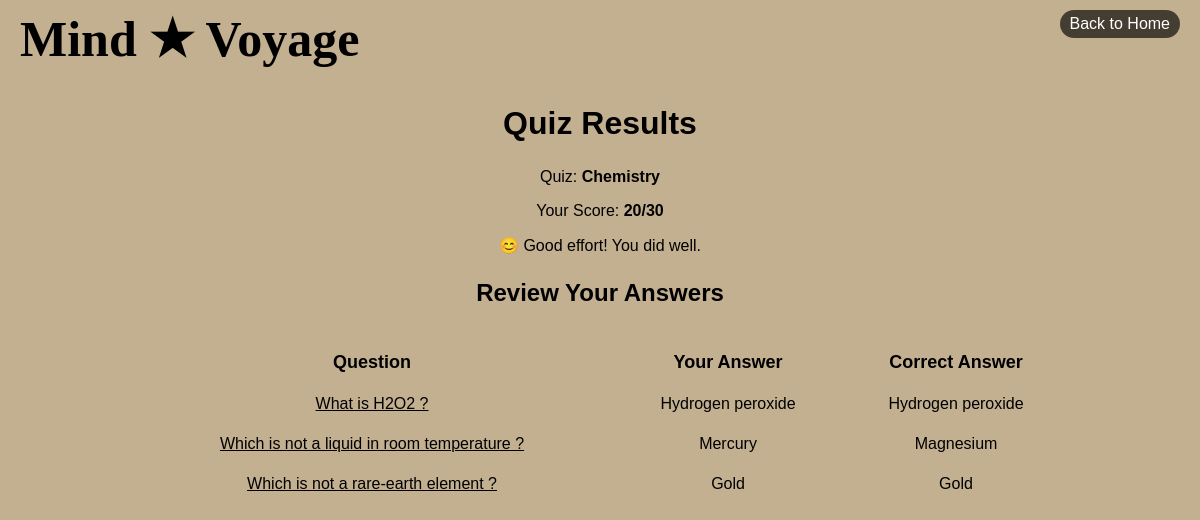
Screenshot of /quiz_app/result/13/ (signed in) with the database file from the repository.
### quiz_app/models.py (models this page shows, shortened)
class Result(models.Model):
    user = models.ForeignKey(User, on_delete=models.CASCADE, related_name="results")
    quiz = models.ForeignKey(Quiz, on_delete=models.CASCADE, related_name="results")
    score = models.IntegerField(null=True)
    attempted_at = models.DateTimeField(auto_now_add=True)

class Quiz(models.Model):
    CATEGORY_CHOICES = [
    ('Science', 'Science'),
    ('History', 'History'),
    ]
    title = models.CharField(max_length=200)
    category = models.CharField(max_length=50, choices=CATEGORY_CHOICES)  # Added category
    total_score = models.IntegerField(default=50)
    created_by = models.ForeignKey(User, on_delete=models.CASCADE)

class Question(models.Model):
    quiz = models.ForeignKey(Quiz, on_delete=models.CASCADE, related_name="questions")
    text = models.TextField()
    score = models.IntegerField(default=10)

class Answer(models.Model):
    question = models.ForeignKey(Question, on_delete=models.CASCADE, related_name="answers")
    text = models.CharField(max_length=200)
    is_correct = models.BooleanField(default=False)

### quiz_app/views.py (the view)
# urls.py: path('result/<int:result_id>/', views.result, name='result'),
def result(request, result_id):
    result = get_object_or_404(Result, id=result_id, user=request.user)
    questions = result.quiz.questions.all()
    total_score = sum(question.score for question in questions)
    question_answers = []
    for question in questions:
        correct_answer = question.answers.filter(is_correct=True).first()
        user_answer = result.user_answers.filter(question=question).first()
        question_answers.append({
            'question': question.text,
            'user_answer': user_answer.answer.text if user_answer else "No answer",
            'correct_answer': correct_answer.text if correct_answer else "No correct answer",
        })
    percentage_score = (result.score / total_score) * 100 if total_score > 0 else 0
    context = {
        'result': result,
        'question_answers': question_answers,
        'total_score': total_score,
        'percentage_score': round(percentage_score, 2)
    }
    return render(request, 'result.html', context)

### quiz_app/templates/result.html (shortened to what this page needs)
{% load static %}
<!DOCTYPE html>
<html lang="en">
<head>
    <link rel="stylesheet" href="{% static 'css/result.css' %}">
</head>
<body>
    <header>
        <div class="logo">Mind ★ Voyage</div>
        <a href="{% url 'index' %}" class="back">Back to Home</a>
    </header>
    <h2>Quiz Results</h2>
    <p>Quiz: <strong>{{ result.quiz.title }}</strong></p>
    <p>Your Score: <strong>{{ result.score }}/{{ total_score }}</strong></p>
    {% if percentage_score >= 80 %}
        <p>🎉 Excellent job! You scored very high!</p>
    {% elif percentage_score >= 50 %}
        <p>😊 Good effort! You did well.</p>
    {% else %}
        <p>😢 Keep practicing! You can do better next time.</p>
    {% endif %}
    <h3>Review Your Answers</h3>
    <table class="table">
        <tr>
            <th>Question</th>
            <th>Your Answer</th>
            <th>Correct Answer</th>
        </tr>
        {% for qa in question_answers %}
        <tr>
            <td class="question">{{ qa.question }}</td>
            <td>{{ qa.user_answer }}</td>
            <td>{{ qa.correct_answer }}</td>
        </tr>
        {% endfor %}
    </table>
</body>
</html>

### static/css/result.css (style rules this page uses)
body { font-family: Arial, sans-serif; background: #C3B091; color: black; text-align: center; margin: 0; padding: 0; }
header { display: flex; justify-content: space-between; align-items: flex-start; padding: 10px 20px; background-color: #C3B091; }
.logo { font-family: fantasy; font-size: 50px; font-weight: bold; }
.back { color: white; text-decoration: none; background: rgba(0, 0, 0, 0.65); padding: 5px 10px; border-radius: 20px; cursor: pointer; }
table { text-align: center; margin: 20px auto; border-collapse: separate; border-spacing: 20px; width: 80%; }
.question { text-decoration: underline; }
table th { font-size: large; font-weight: bold; }
h3 { font-size: x-large; }
h2 { font-size: xx-large; }

### rows the page displays
Result: quiz "Chemistry", score "20"
Question: question "What is H2O2 ?"
Answer: user_answer "Hydrogen peroxide", correct_answer "Hydrogen peroxide"
Question: question "Which is not a liquid in room temperature ?"
Answer: user_answer "Mercury"
Answer: correct_answer "Magnesium"
Question: question "Which is not a rare-earth element ?"
Answer: user_answer "Gold", correct_answer "Gold"

### other values shown
{{ total_score }} "30"
